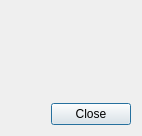
<?xml version="1.0" encoding="UTF-8"?>
<ui version="4.0">
 <class>AboutDialog</class>
 <widget class="QDialog" name="AboutDialog">
  <property name="geometry">
   <rect>
    <x>0</x>
    <y>0</y>
    <width>600</width>
    <height>480</height>
   </rect>
  </property>
  <property name="minimumSize">
   <size>
    <width>600</width>
    <height>480</height>
   </size>
  </property>
  <property name="windowTitle">
   <string>About EpiPy</string>
  </property>
  <layout class="QVBoxLayout" name="verticalLayout">
   <property name="sizeConstraint">
    <enum>QLayout::SetFixedSize</enum>
   </property>
   <item>
    <widget class="QLabel" name="topLabel">
     <property name="font">
      <font>
       <pointsize>13</pointsize>
       <weight>75</weight>
       <bold>true</bold>
      </font>
     </property>
     <property name="text">
      <string/>
     </property>
     <property name="alignment">
      <set>Qt::AlignCenter</set>
     </property>
    </widget>
   </item>
   <item>
    <widget class="QLabel" name="bottomLabel">
     <property name="font">
      <font>
       <family>Sans</family>
       <pointsize>11</pointsize>
       <weight>50</weight>
       <bold>false</bold>
      </font>
     </property>
     <property name="autoFillBackground">
      <bool>false</bool>
     </property>
     <property name="frameShape">
      <enum>QFrame::NoFrame</enum>
     </property>
     <property name="frameShadow">
      <enum>QFrame::Plain</enum>
     </property>
     <property name="lineWidth">
      <number>1</number>
     </property>
     <property name="text">
      <string/>
     </property>
     <property name="textFormat">
      <enum>Qt::RichText</enum>
     </property>
     <property name="wordWrap">
      <bool>false</bool>
     </property>
     <property name="openExternalLinks">
      <bool>true</bool>
     </property>
     <property name="textInteractionFlags">
      <set>Qt::TextBrowserInteraction</set>
     </property>
    </widget>
   </item>
   <item>
    <spacer name="verticalSpacer">
     <property name="orientation">
      <enum>Qt::Vertical</enum>
     </property>
     <property name="sizeHint" stdset="0">
      <size>
       <width>20</width>
       <height>40</height>
      </size>
     </property>
    </spacer>
   </item>
   <item>
    <layout class="QHBoxLayout" name="horizontalLayout">
     <item>
      <spacer name="horizontalSpacer">
       <property name="orientation">
        <enum>Qt::Horizontal</enum>
       </property>
       <property name="sizeHint" stdset="0">
        <size>
         <width>40</width>
         <height>20</height>
        </size>
       </property>
      </spacer>
     </item>
     <item>
      <widget class="QPushButton" name="closeButton">
       <property name="text">
        <string>Close</string>
       </property>
      </widget>
     </item>
    </layout>
   </item>
  </layout>
 </widget>
 <resources/>
 <connections/>
</ui>
